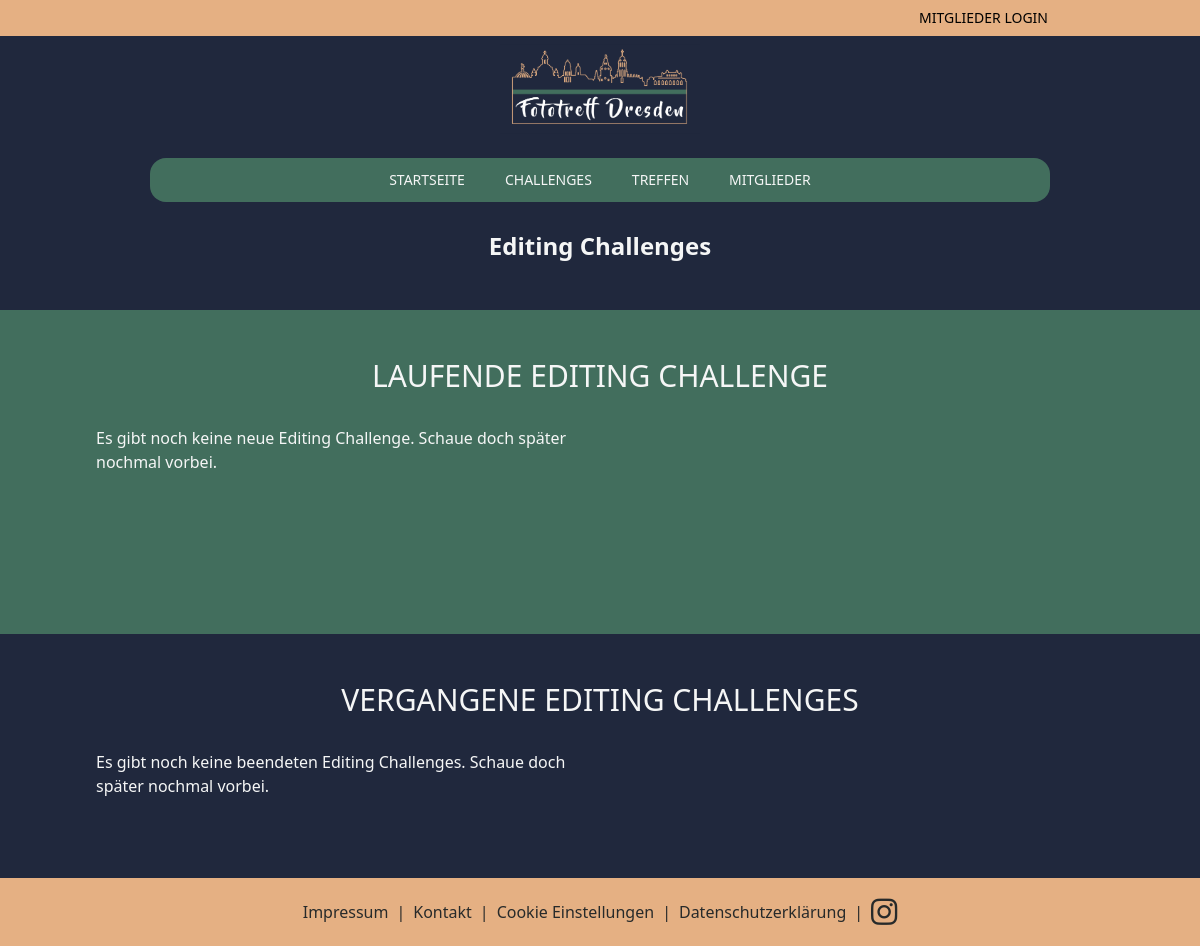
Before: /editing/ with the older database file.
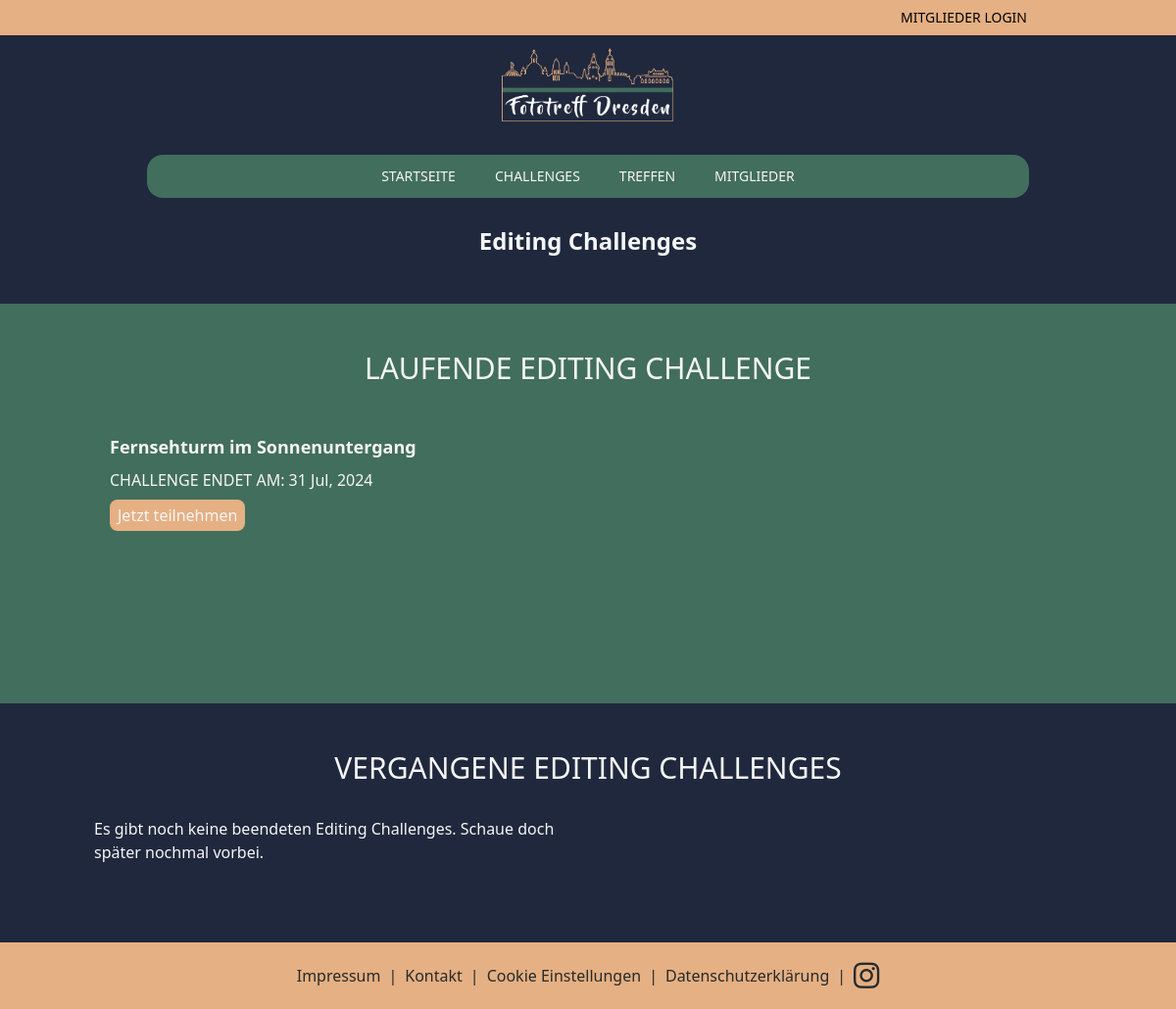
After: the same page with the newer database file.
### editing_challenge/models.py (models this page shows, shortened)
class EditingChallenge(models.Model):
    name = models.CharField(max_length=200)
    details = models.TextField()
    start_date = models.DateField()
    end_date = models.DateField()
    created_by = models.ForeignKey(settings.AUTH_USER_MODEL, on_delete=models.CASCADE)
    raw_preview = models.ImageField(upload_to='raw_previews/')
    raw_file = models.FileField(upload_to='raw_files/')

### editing_challenge/views.py (the view)
# urls.py: path('', views.EditingChallengeListView.as_view(), name='editing_challenge_list'),
class EditingChallengeListView(ListView):
    model = EditingChallenge
    template_name = 'editing_challenge/editing_challenge_list.html'
    context_object_name = 'upcoming_challenges'  # This will be used for upcoming challenges
    def get_queryset(self):
        return EditingChallenge.objects.filter(end_date__gte=timezone.now().date()).order_by('end_date')
    def get_context_data(self, **kwargs):
        context = super().get_context_data(**kwargs)
        context['past_challenges'] = EditingChallenge.objects.filter(end_date__lt=timezone.now().date()).order_by('-end_date')
        return context

### editing_challenge/templates/editing_challenge/editing_challenge_list.html
{% extends 'main/base.html' %}
{% block content %}
<h1 class="text-2xl font-bold mb-4 mt-12 text-center">Editing Challenges</h1>
<div class="bg-fgreen-600 text-fgray-50 pt-12 pb-16 mt-12">
    <div class="text-fgray-50 pb-16 mb-8">
        <h2 class="text-3xl font-normal text-white uppercase text-center mb-8">Laufende Editing Challenge</h2>
        <div class="grid grid-cols-1 md:grid-cols-2 gap-4 mx-24">
            {% for challenge in upcoming_challenges %}
            <div class="bg-gray-800 p-4 flex flex-col justify-start md:justify-center items-start">
                <h2 class="text-white text-lg font-bold">{{ challenge.name }}</h2>
                <p class="text-gray-400 font-light mt-2"><strong class="uppercase">Challenge endet am:</strong> {{ challenge.end_date|date:"d M, Y" }}</p>
                <a href="{% url 'editing_challenge:editing_challenge_detail' challenge.pk %}" class="mt-2 py-1 px-2 bg-forange-300 rounded-lg">Jetzt teilnehmen</a>
            </div>
            {% empty %}
            <div class="text-white">Es gibt noch keine neue Editing Challenge. Schaue doch später nochmal vorbei.</div>
            {% endfor %}
        </div>
    </div>
</div>
    <div class="bg-fblue-950 text-fgray pt-12 pb-16">
        <h2 class="text-3xl font-normal text-white uppercase text-center mb-8">Vergangene Editing Challenges</h2>
        <div class="grid grid-cols-1 md:grid-cols-2 gap-4 mx-24">
            {% for challenge in past_challenges %}
            <div class="bg-gray-800 p-4 flex flex-col justify-center items-start">
                <h2 class="text-white text-lg font-bold">{{ challenge.name }}</h2>
                <p class="text-gray-400 font-light mt-2"><strong class="uppercase">Hat geendet am:</strong> {{ challenge.end_date|date:"d M, Y" }}</p>
                <a href="{% url 'editing_challenge:editing_challenge_detail' challenge.pk %}" class="mt-2 py-1 px-2 bg-forange-300 rounded-lg">Auswertung</a>
            </div>
            {% empty %}
            <div class="text-white">Es gibt noch keine beendeten Editing Challenges. Schaue doch später nochmal vorbei.</div>
            {% endfor %}
        </div>
    </div>
{% endblock %}

Changed rows visible on the page:
added EditingChallenge: name "Fernsehturm im Sonnenuntergang", end_date "31 Jul, 2024"
Other visible differences:
text no longer shown: "Es gibt noch keine neue Editing Challenge. Schaue doch später nochmal vorbei."
